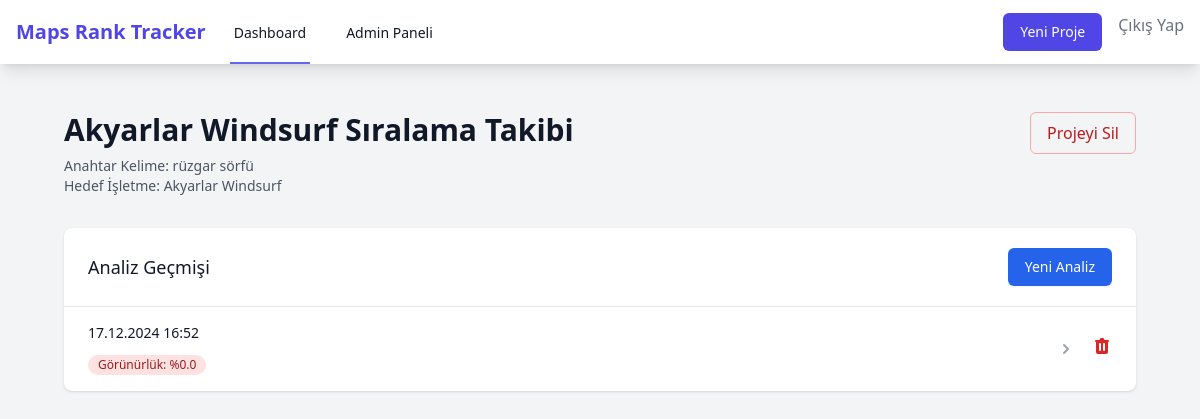
Screenshot of /project/4 (signed in) with the database file from the repository.
### models.py (models this page shows)
class Project(db.Model):
    id = db.Column(db.Integer, primary_key=True)
    name = db.Column(db.String(100), nullable=False)
    keyword = db.Column(db.String(100), nullable=False)
    target_business = db.Column(db.String(200), nullable=False)
    center_coordinates = db.Column(db.String(100), nullable=False)
    radius_km = db.Column(db.Float, default=2.0)
    num_points = db.Column(db.Integer, default=16)
    shape = db.Column(db.String(20), default='circle')
    created_at = db.Column(db.DateTime, default=datetime.utcnow)
    user_id = db.Column(db.Integer, db.ForeignKey('user.id'), nullable=False)
    analyses = db.relationship('Analysis', backref='project', lazy=True)

class Analysis(db.Model):
    id = db.Column(db.Integer, primary_key=True)
    project_id = db.Column(db.Integer, db.ForeignKey('project.id'), nullable=False)
    analysis_date = db.Column(db.DateTime, default=datetime.utcnow)
    total_points = db.Column(db.Integer)
    visible_points = db.Column(db.Integer)
    average_position = db.Column(db.Float)
    best_position = db.Column(db.Integer)
    worst_position = db.Column(db.Integer)
    visibility_rate = db.Column(db.Float)
    map_file_path = db.Column(db.String(200))
    analysis_file_path = db.Column(db.String(200))
    points = db.relationship('AnalysisPoint', backref='analysis', lazy=True)

### app.py (the view)
@app.route('/project/<int:project_id>')
@login_required
def project_detail(project_id):
    project = Project.query.get_or_404(project_id)
    if project.user_id != current_user.id:
        return redirect(url_for('dashboard'))
    latest_analysis = Analysis.query.filter_by(project_id=project_id).order_by(Analysis.analysis_date.desc()).first()
    analyses = Analysis.query.filter_by(project_id=project_id).order_by(Analysis.analysis_date.desc()).all()
    analysis_status = 'completed' if latest_analysis and latest_analysis.map_file_path else 'running'
    return render_template(
        'project_detail.html',
        project=project,
        analyses=analyses,
        latest_analysis=latest_analysis,
        analysis_status=analysis_status
    )

### app.py (called while the page is built)
@login_manager.user_loader
def load_user(user_id):
    return db.session.get(User, int(user_id))

### templates/project_detail.html (shortened to what this page needs)
{% extends "base.html" %}
{% block content %}
<div class="min-h-screen bg-gray-100 py-6">
    <div class="max-w-7xl mx-auto px-4 sm:px-6 lg:px-8">
        <div class="mb-8 flex justify-between items-start">
            <div>
                <h1 class="text-3xl font-bold text-gray-900">{{ project.name }}</h1>
                <div class="mt-2 text-sm text-gray-600">
                    <p>Anahtar Kelime: {{ project.keyword }}</p>
                    <p>Hedef İşletme: {{ project.target_business }}</p>
                </div>
            </div>
            <form action="{{ url_for('delete_project', project_id=project.id) }}" method="POST" onsubmit="return confirm('Bu projeyi silmek istediğinizden emin misiniz? Bu işlem geri alınamaz.');">
                <button type="submit" class="px-4 py-2 border border-red-300 text-red-700 rounded-md hover:bg-red-50 focus:outline-none focus:ring-2 focus:ring-offset-2 focus:ring-red-500">
                    Projeyi Sil
                </button>
            </form>
        </div>
        <div class="bg-white shadow overflow-hidden sm:rounded-lg">
            <div class="px-4 py-5 sm:px-6 flex justify-between items-center">
                <h2 class="text-lg font-medium text-gray-900">Analiz Geçmişi</h2>
                <button onclick="location.href='{{ url_for('api_run_analysis', project_id=project.id) }}'"
                    class="px-4 py-2 border border-transparent rounded-md shadow-sm text-sm font-medium text-white bg-blue-600 hover:bg-blue-700 focus:outline-none focus:ring-2 focus:ring-offset-2 focus:ring-blue-500"
                    {% if analysis_status == 'running' %}disabled{% endif %}>
                    Yeni Analiz
                </button>
            </div>
            {% if analyses %}
            <div class="border-t border-gray-200">
                <ul class="divide-y divide-gray-200">
                    {% for analysis in analyses %}
                    <li class="px-4 py-4 sm:px-6 hover:bg-gray-50">
                        <div class="flex items-center justify-between">
                            <a href="{{ url_for('analysis_detail', analysis_id=analysis.id) }}" class="flex-grow block">
                                <div class="flex items-center justify-between">
                                    <div>
                                        <p class="text-sm font-medium text-gray-900">
                                            {{ analysis.analysis_date.strftime('%d.%m.%Y %H:%M') }}
                                        </p>
                                        <div class="mt-2">
                                            <span class="inline-flex items-center px-2.5 py-0.5 rounded-full text-xs font-medium {{ 'bg-green-100 text-green-800' if analysis.visibility_rate and analysis.visibility_rate >= 50 else 'bg-yellow-100 text-yellow-800' if analysis.visibility_rate and analysis.visibility_rate >= 25 else 'bg-red-100 text-red-800' }}">
                                                Görünürlük: %{{ "%.1f"|format(analysis.visibility_rate) if analysis.visibility_rate else 0.0 }}
                                            </span>
                                        </div>
                                    </div>
                                    <div class="ml-2">
                                        <svg class="h-5 w-5 text-gray-400" xmlns="http://www.w3.org/2000/svg" viewBox="0 0 20 20" fill="currentColor">
                                            <path fill-rule="evenodd" d="M7.293 14.707a1 1 0 010-1.414L10.586 10 7.293 6.707a1 1 0 011.414-1.414l4 4a1 1 0 010 1.414l-4 4a1 1 0 01-1.414 0z" clip-rule="evenodd" />
                                        </svg>
                                    </div>
                                </div>
                            </a>
                            <form action="{{ url_for('delete_analysis', analysis_id=analysis.id) }}" method="POST" class="ml-4" onsubmit="return confirm('Bu analizi silmek istediğinizden emin misiniz?');">
                                <button type="submit" class="text-red-600 hover:text-red-900">
                                </button>
                            </form>
                        </div>
                    </li>
                    {% endfor %}
                </ul>
            </div>
            {% else %}
            <div class="px-4 py-5 sm:px-6 text-center text-gray-500">
                Henüz analiz yapılmamış
            </div>
            {% endif %}
        </div>
    </div>
</div>
{% endblock %}

### rows the page displays
Project: name "Akyarlar Windsurf Sıralama Takibi", keyword "rüzgar sörfü", target_business "Akyarlar Windsurf"
Analysis: analysis_date "17.12.2024 16:52", visibility_rate "0.0"
